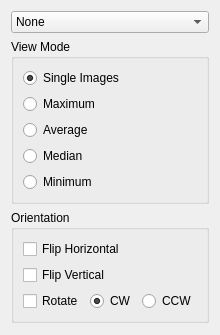
       <widget class="QWidget" name="imageseries">
        <property name="geometry">
         <rect>
          <x>0</x>
          <y>0</y>
          <width>210</width>
          <height>335</height>
         </rect>
        </property>
        <attribute name="label">
         <string>Image Series</string>
        </attribute>
        <layout class="QVBoxLayout" name="verticalLayout_8">
         <item>
          <widget class="QComboBox" name="comboBox">
           <property name="toolTip">
            <string>&lt;html&gt;&lt;head/&gt;&lt;body&gt;&lt;p&gt;Select &amp;quot;New Image Series&amp;quot; to open a &amp;quot;load image series&amp;quot; dialog&lt;/p&gt;&lt;p&gt;right-click for a context menu to reload an existing image series (not implemented)&lt;/p&gt;&lt;/body&gt;&lt;/html&gt;</string>
           </property>
           <item>
            <property name="text">
             <string>None</string>
            </property>
           </item>
           <item>
            <property name="text">
             <string>New Image Series</string>
            </property>
           </item>
          </widget>
         </item>
         <item>
          <widget class="QGroupBox" name="groupBox">
           <property name="toolTip">
            <string>&lt;html&gt;&lt;head/&gt;&lt;body&gt;&lt;p&gt;linked radio buttons, only one can be selected at a time.&lt;/p&gt;&lt;p&gt;requested images will be calculated and memoized (cached) the first time requested&lt;/p&gt;&lt;/body&gt;&lt;/html&gt;</string>
           </property>
           <property name="title">
            <string>View Mode</string>
           </property>
           <layout class="QVBoxLayout" name="verticalLayout_9">
            <item>
             <widget class="QRadioButton" name="singleImRadioButton">
              <property name="text">
               <string>Single Images</string>
              </property>
              <property name="checked">
               <bool>true</bool>
              </property>
             </widget>
            </item>
            <item>
             <widget class="QRadioButton" name="maxImRadioButton">
              <property name="text">
               <string>Maximum</string>
              </property>
             </widget>
            </item>
            <item>
             <widget class="QRadioButton" name="aveImRadioButton">
              <property name="text">
               <string>Average</string>
              </property>
             </widget>
            </item>
            <item>
             <widget class="QRadioButton" name="medianImRadioButton">
              <property name="text">
               <string>Median</string>
              </property>
             </widget>
            </item>
            <item>
             <widget class="QRadioButton" name="minImRadioButton">
              <property name="text">
               <string>Minimum</string>
              </property>
             </widget>
            </item>
           </layout>
          </widget>
         </item>
         <item>
          <widget class="QGroupBox" name="groupBox_2">
           <property name="toolTip">
            <string>&lt;html&gt;&lt;head/&gt;&lt;body&gt;&lt;p&gt;This should be moved into the load image series dialog&lt;/p&gt;&lt;/body&gt;&lt;/html&gt;</string>
           </property>
           <property name="title">
            <string>Orientation</string>
           </property>
           <layout class="QVBoxLayout" name="verticalLayout_10">
            <item>
             <widget class="QCheckBox" name="hFlipCheckBox">
              <property name="text">
               <string>Flip Horizontal</string>
              </property>
             </widget>
            </item>
            <item>
             <widget class="QCheckBox" name="vFlipCheckBox">
              <property name="text">
               <string>Flip Vertical</string>
              </property>
             </widget>
            </item>
            <item>
             <layout class="QHBoxLayout" name="horizontalLayout_4">
              <item>
               <widget class="QCheckBox" name="rotateCheckBox">
                <property name="text">
                 <string>Rotate</string>
                </property>
               </widget>
              </item>
              <item>
               <widget class="QRadioButton" name="cwRotRadioButton">
                <property name="text">
                 <string>CW</string>
                </property>
                <property name="checked">
                 <bool>true</bool>
                </property>
               </widget>
              </item>
              <item>
               <widget class="QRadioButton" name="ccwRotRadioButton">
                <property name="text">
                 <string>CCW</string>
                </property>
               </widget>
              </item>
             </layout>
            </item>
           </layout>
          </widget>
         </item>
         <item>
          <spacer name="verticalSpacer_2">
           <property name="orientation">
            <enum>Qt::Vertical</enum>
           </property>
           <property name="sizeHint" stdset="0">
            <size>
             <width>20</width>
             <height>40</height>
            </size>
           </property>
          </spacer>
         </item>
        </layout>
       </widget>
